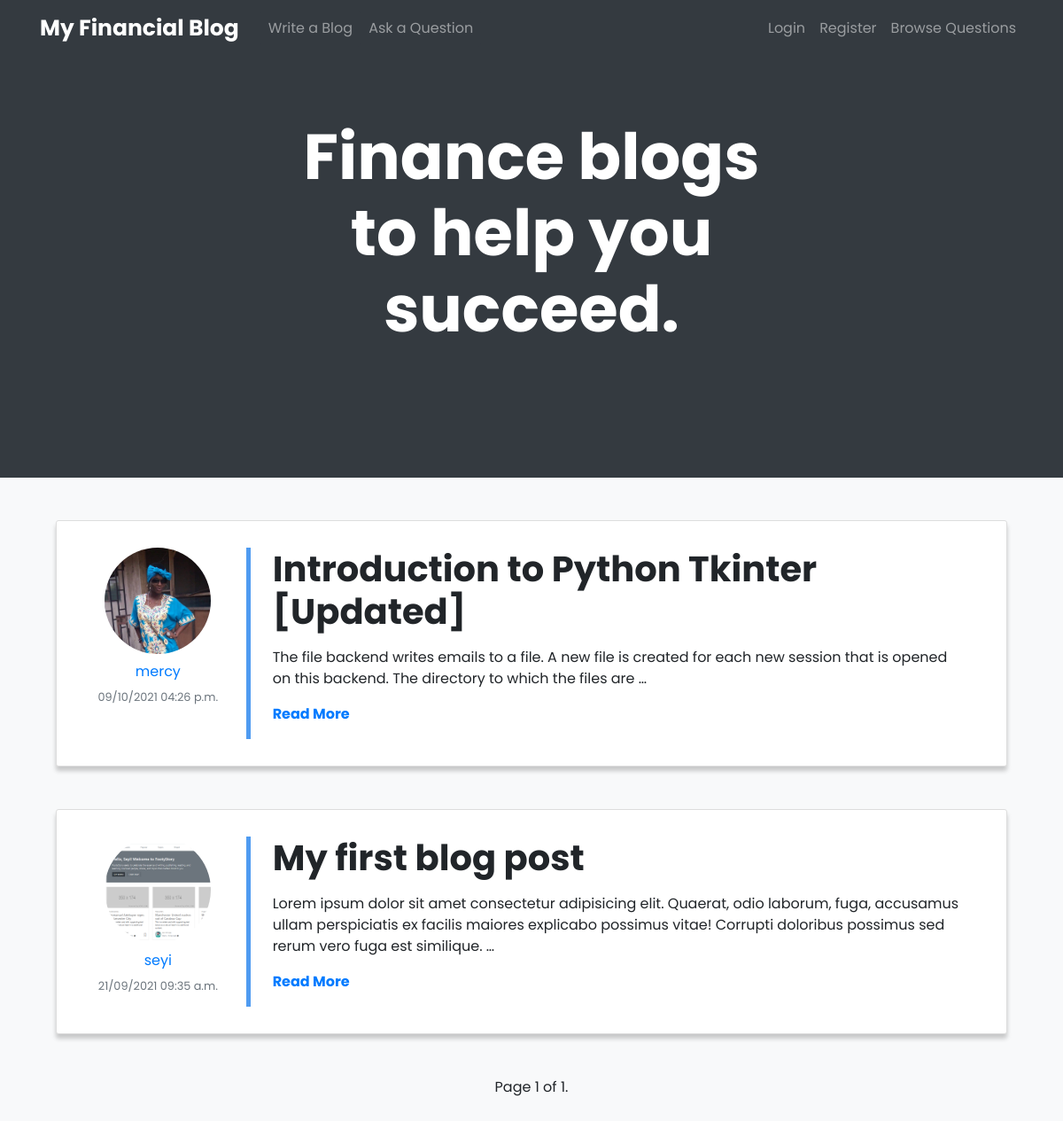
The page / on the database its author committed.
### blog/models.py (models this page shows, shortened)
class Blog(models.Model):
    title = models.CharField(max_length=250)
    content = models.TextField(validators=[content_validator])
    published = models.DateTimeField(default=timezone.now)
    author = models.ForeignKey(
        settings.AUTH_USER_MODEL, on_delete=models.CASCADE)
    class Meta:
        ordering = ['-published']

### account/models.py (models this page shows, shortened)
class Profile(models.Model):
    user = models.OneToOneField(
        User, on_delete=models.CASCADE)
    image = models.ImageField(upload_to='profiles')
    biography = models.CharField(
        max_length=500, blank=True)

### blog/views.py (the view)
# urls.py: path('', views.BlogListView.as_view(), name="list"),
class BlogListView(ListView):
    model = Blog
    paginate_by = 3

### templates/blog/blog_list.html (shortened to what this page needs)
{% extends "base.html" %}
{% block content %}
<div class="landing bg-dark">
    <div class="container">
        <div class="row align-items-center justify-content-center">
            <div class="col-sm-12 col-lg-6 text-center">
                <h1 class="text-white font-weight-bold display-3 mb-3">Finance blogs to help you succeed.</h1>
            </div>
        </div>
    </div>
</div>
<div class="container p-5 rounded">
    {% if object_list.count > 0 %}
    {% for blog in object_list %}
    <div class="row blog mb-5">
        <div class="col-lg-2 col-sm-12 text-center">
            <a class="mugshot-container mb-1" href="{% url 'profile' blog.author.pk %}">
                {% if blog.author.profile.image %}
                <div class="mugshot-img mb-2" style="background-image:url({{ blog.author.profile.image.url }})"></div>
                {% endif %}
                <span>{{ blog.author.username }}</span>
            </a>
            <small class="text-muted">{{ blog.published|date:"d/m/Y h:i a" }} </small>
        </div>
        <div class="col-lg-10 col-sm-12">
            <div class="blog-information">
                <h1 class="font-weight-bold mb-3">{{ blog.title }}</h1>
                <p>{{ blog.content|truncatewords:30 }}</p>
                <a href="{% url 'blog:detail' blog.pk %}" class="font-weight-bold mb-3 d-inline-block">Read More</a>
            </div>
        </div>
    </div>
    {% endfor %}
    <div class="pagination">
        <span class="step-links">
        <span class="current">Page {{ page_obj.number }} of {{ page_obj.paginator.num_pages }}.</span>
        </span>
    </div>
    {% endif %}
</div>
{% endblock content %}

### templates/base.html (shortened to what this page needs)
{% load static %}
<!DOCTYPE html>
<html lang="en">
    <head>
        <link
            rel="stylesheet"
            href="https://cdn.jsdelivr.net/npm/bootstrap@4.5.3/dist/css/bootstrap.min.css"
        />
        <link rel="stylesheet" type="text/css" href="{% static 'blog/main.css' %}" />
    </head>
    <body class="bg-light">
        <header>
            <nav class="navbar navbar-expand-lg navbar-dark bg-dark">
                <div class="container">
                    <a class="navbar-brand mb-0 h1" href="{% url 'blog:list' %}">My Financial Blog</a>
                    <div class="collapse navbar-collapse" id="navbarSupportedContent">
                        <ul class="navbar-nav">
                            <li class="nav-item ml-2">
                                <a href="{% url 'blog:create' %}" class="nav-link btn btn-dark">Write a Blog</a>
                            </li>
                            <li class="nav-item">
                                <a href="{% url 'advice:create' %}" class="nav-link btn btn-dark">Ask a Question</a>
                            </li>
                        </ul>
                        <ul class="navbar-nav ml-auto">
                            {% if request.user.is_authenticated %}
                            <li class="nav-item">
                                <a href="{% url 'profile' request.user.pk %}" class="nav-link">Profile</a>
                            </li>
                            <li class="nav-item">
                                <a href="{% url 'logout' %}" class="nav-link">Logout</a>
                            </li>
                            {% else %}
                            <li class="nav-item">
                                <a href="{% url 'login' %}" class="nav-link">Login</a>
                            </li>
                            <li class="nav-item">
                                <a href="{% url 'register' %}" class="nav-link">Register</a>
                            </li>
                            {% endif %}
                            <li class="nav-item">
                                <a href="{% url 'advice:list' %}" class="nav-link">Browse Questions</a>
                            </li>
                        </ul>
                    </div>
                </div>
            </nav>
        </header>
        {% block content %} {% endblock content %}
    </body>
</html>

### static/blog/main.css (style rules this page uses)
h1,h2,h3,h4,h5,h6,span,li,a,ul,div,p { font-family: 'Poppins', sans-serif; }
.navbar-brand { font-weight: 700; font-size: 25px }
.landing { padding: 70px 0 130px 0; }
.blog { border: 1px solid #ddd; background: #fff; padding: 30px 30px; border-radius: 3px; box-shadow: 0 5px 5px 0 rgba(0,0,0,0.2); }
.blog-information { height: 100%; position: relative; }
.blog-information:after, .answer-content:after, .question-information:after { content: ""; height: 100%; width: 5px; background: rgb(79, 155, 241); position: absolute; top: 0; left: 0; }
.mugshot-container { display: block; }
.mugshot-img, .mugshot-img-sm { display: block; height: 120px; width: 120px; margin: auto; border-radius: 50%; background-size: cover; background-repeat:no-repeat; }
.blog-information { padding-left: 30px; }
.step-links { display: flex; align-items: center; margin: auto; }

### rows shown on the page
Blog: author.profile.image (picture), author.username "mercy", published "09/10/2021 04:26 p.m.", title "Introduction to Python Tkinter [Updated]", content "The file backend writes emails to a file. A new file is created for each new session that is opened on this backend. The directory to which the files are …"
Blog: author.profile.image (picture), author.username "seyi", published "21/09/2021 09:35 a.m.", title "My first blog post", content "Lorem ipsum dolor sit amet consectetur adipisicing elit. Quaerat, odio laborum, fuga, accusamus ullam perspiciatis ex facilis maiores explicabo possimus vitae! Corrupti doloribus possimus sed rerum vero fuga est similique. …"

### other values the page prints
{{ page_obj.number }} "1"
{{ page_obj.paginator.num_pages }} "1"
